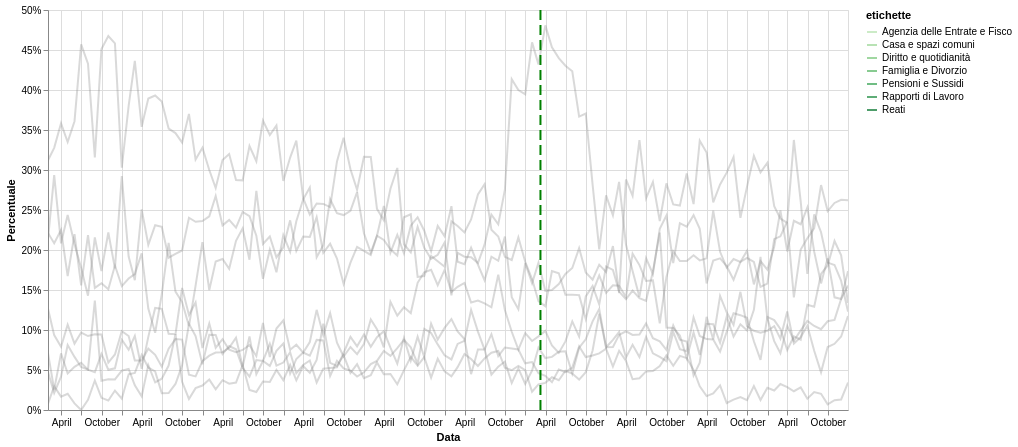

Here is the Vega-Lite specification saved for this chart:
### Vega-Lite specification from a JSON file in a GitHub repository (floating-point values rounded to 4 significant figures; data arrays with more than 128 entries replaced by an {"elided": "..."} marker saying what was removed)
{"config": {"view": {"continuousWidth": 300, "continuousHeight": 300}}, "layer": [{"data": {"name": "data-a37034d554566985159a1752c0f78fed"}, "mark": {"type": "line"}, "encoding": {"color": {"condition": {"param": "param_7", "empty": false, "field": "etichette", "scale": {"scheme": "greens"}, "type": "nominal"}, "value": "gray"}, "opacity": {"condition": {"param": "param_7", "value": 1, "empty": false}, "value": 0.3}, "tooltip": [{"field": "data", "type": "temporal"}, {"field": "countx_percentuale", "type": "quantitative"}, {"field": "etichette", "type": "nominal"}], "x": {"axis": {"title": "Data"}, "field": "data", "type": "temporal"}, "y": {"axis": {"format": ".0%", "title": "Percentuale"}, "field": "countx_percentuale", "scale": {"clamp": true, "domain": [0, 0.5]}, "type": "quantitative"}}, "name": "view_3"}, {"data": {"name": "data-4365a22400ee825b3600d1157439a19e"}, "mark": {"type": "rule", "color": "green", "strokeDash": [10, 5]}, "encoding": {"size": {"value": 2}, "tooltip": [{"field": "event", "type": "nominal"}], "x": {"field": "date", "type": "temporal"}}}], "height": 400, "params": [{"name": "param_7", "select": {"type": "point", "fields": ["etichette"]}, "bind": "legend", "views": ["view_3"]}, {"name": "param_8", "select": {"type": "interval", "encodings": ["x", "y"]}, "bind": "scales", "views": ["view_3"]}, {"name": "param_9", "select": {"type": "interval", "encodings": ["x", "y"]}, "bind": "scales", "views": ["view_3"]}], "width": 800, "$schema": "https://vega.github.io/schema/vega-lite/v5.17.0.json", "datasets": {"data-a37034d554566985159a1752c0f78fed": {"elided": "840 records"}, "data-4365a22400ee825b3600d1157439a19e": [{"date": "2020-03-09", "event": "Covid"}]}}
